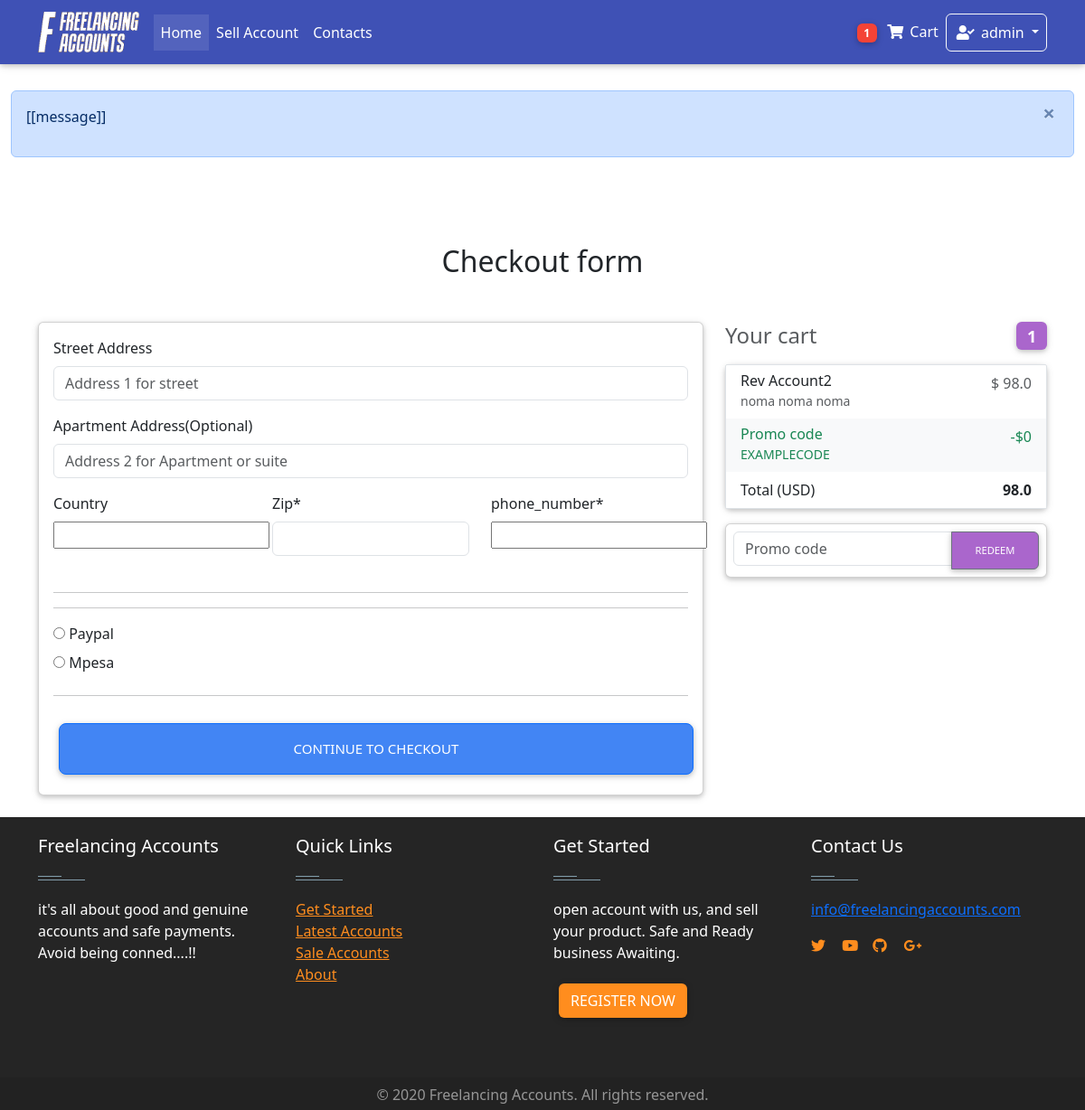
/checkout/ (signed in), run on an earlier commit of the app's database.
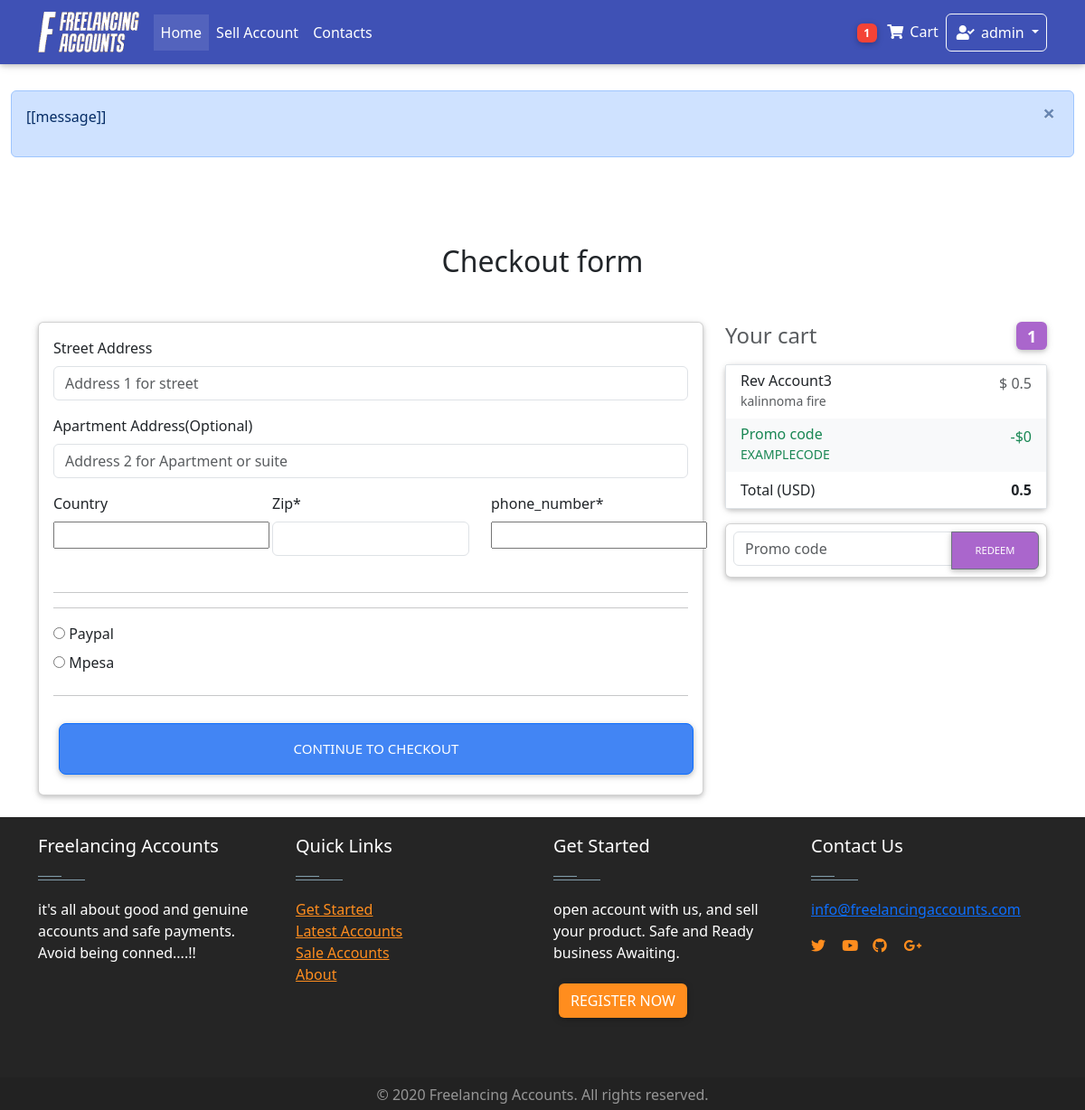
And on a later commit of the database.
### Home/models.py (models this page shows, shortened)
class OrderItem(models.Model):
    user = models.ForeignKey(settings.AUTH_USER_MODEL,on_delete = models.CASCADE)
    item = models.ForeignKey(Item, on_delete = models.CASCADE)
    quantity = models.IntegerField(default= 1)
    ordered = models.BooleanField(default = False)
    def get_total_item_price(self):
        price = int(self.quantity) * float(self.item.price)
        print(self.item.price, self.quantity, price, "this nown")
        return price
    def get_total_discount_item_price(self):
        discounted_price = self.item.price - self.item.discountprice
        return self.quantity * discounted_price
    def get_final_price(self):
        if self.item.discountprice > 0:
            results= self.get_total_discount_item_price()
            return results
            print(results, "get final price for discount")
        else:
            results = self.get_total_item_price()
            print(results, "get final price no discount")
            return results

class Item(models.Model):
    created_by = models.ForeignKey(settings.AUTH_USER_MODEL,on_delete = models.CASCADE,blank = True, null = True, editable = False)
    created_at = models.DateTimeField(auto_now_add= True, blank = True, null = True )
    title = models.CharField(max_length = 100)
    price = models.FloatField(default = 0.0)
    discountprice = models.FloatField(blank= True, null = True)
    category = models.CharField(choices = Category_choices, max_length=2)
    label = models.CharField(choices = Label_choices, max_length=1)
    Level = models.CharField(choices = Level_choices, max_length = 15 ,blank= True, null = True)
    finished_orders = models.IntegerField(default = 1)
    rating = models.IntegerField(default = 50 )
    Reviews =models.IntegerField( default = 1)
    profile = models.CharField( max_length = 20)
    description = models.TextField()
    diplay_pic = models.ImageField(upload_to = "display_pics/%Y%m%d/", max_length =255 )
    contact = models.CharField(max_length=15 ,null = True,blank= True)
    sold = models.BooleanField(default=False)

class Order(models.Model):
    user = models.ForeignKey(settings.AUTH_USER_MODEL,on_delete = models.CASCADE)
    items = models.ManyToManyField(OrderItem)
    start_date = models.DateField(auto_now_add = True)
    ordered_date = models.DateTimeField()
    ordered = models.BooleanField(default = False)
    seller = models.ForeignKey(settings.AUTH_USER_MODEL,on_delete = models.CASCADE, related_name="user", blank=True, null = True)
    amount = models.IntegerField(default=0.0)
    released = models.BooleanField(default=False)
    refund = models.BooleanField(default=False)
    billing_address = models.ForeignKey(
        "BillingAddress", on_delete = models.SET_NULL, blank = True, null = True)
    def get_total(self):
        total = 0
        for order_item in self.items.all():
            total += order_item.get_final_price()
            print(total)
        return total

### Home/views.py (the view, shortened to what this page needs)
# urls.py: path('checkout/', views.Checkout.as_view(), name = 'checkout'),
class Checkout(LoginRequiredMixin,generic.View):
    def get(self, *args, **kwargs):
        form = CheckoutForm()
        order = Order.objects.get(user = self.request.user,  ordered = False)
        context = {
            "form": form,
            'order': order
        }
        return render(self.request, "checkout-page.html", context )

### Home/forms.py
class CheckoutForm(forms.Form):
    street_address = forms.CharField( widget = forms.TextInput(attrs = {
    'placeholder':"Address 1 for street ","class": "form-control"
    }) )
    apartment_address = forms.CharField(required = False, widget = forms.TextInput(attrs = {
    'placeholder':"Address 2 for Apartment or suite","class": "form-control"
    }))
    country = CountryField(blank_label='(select country)').formfield(widget = CountrySelectWidget(attrs = {
    'class': "custom-select d-block w-100"
    }))
    phone_number = PhoneNumberField(widget=forms.TextInput(attrs={'placeholder':('Enter phone number starting with countrycode i,e +2547xxxx '),"class": "form-control" }),
            label=("Phone number"), required=True)
    zip_code = forms.CharField(widget = forms.TextInput(attrs = {
        "class": "form-control"
    }))
    same_billing_address = forms.BooleanField(required = False)
    save_info =  forms.BooleanField(required = False)
    payment_option =  forms.ChoiceField( widget = forms.RadioSelect, choices=PAYMENT_CHOICES )

### Home/templates/checkout-page.html (shortened to what this page needs)
<!DOCTYPE html>
<html lang="en">
{% extends "base.html"%}
{%  load crispy_forms_tags %}
{% block content %}
  <main >
    <div class="container wow fadeIn ">
      <h2 class="my-5 pt-5 h2 text-center animated flipInY ">Checkout form</h2>
      <div class="row">
        <div class="col-md-8 mb-4">
          <div class="card">
            <form method= "POST" class="card-body ">
              <div class="  form-group">
                <label for="{{form.street_address.id_for_label}}" class=""> Street Address </label>
                {{ form.street_address }}
              </div>
              <div class="form-group">
                <label for="{{form.apartment_address.id_for_label}}" class=""> Apartment Address(Optional) </label>
                {{ form.apartment_address }}
              </div>
              <div class="row">
                <div class="col-lg-4 col-md-12 mb-4">
                  <label for="{{form.country.id_for_label}}">Country</label>
                  {{ form.country }}
                </div>
                <div class="col-lg-4 col-md-6 mb-4">
                <label for="{{form.zip_code.id_for_label}}" class=""> Zip* </label>
                    {{ form.zip_code }}
                </div>
                <div class="col-lg-4 col-md-6 mb-4">
                  <label for="{{form.zip_code.id_for_label}}" class=""> phone_number* </label>
                      {{ form.phone_number}}
                  </div>
              </div>
              <hr>
              <hr>
               <div class="">
                {{ form.payment_option }}
              </div>
              <hr class="mb-4">
              <button class="btn btn-primary btn-lg btn-block" type="submit"> Continue to checkout </button>
            </form>
          </div>
        </div>
        <div class="col-md-4 mb-4">
            <h4 class="d-flex justify-content-between align-items-center mb-3">
              <span class="text-muted">Your cart</span>
              <span class="badge badge-secondary badge-pill"> {{ order.items.count }} </span>
            </h4>
            <ul class="list-group mb-3 z-depth-1">
              {% for order_item in order.items.all %}
              <li class="list-group-item d-flex justify-content-between lh-condensed">
                <div>
                  <h6 class="my-0">{{ order_item.item.title }}</h6>
                  <small class="text-muted">{{ order_item.item.description }} </small>
                </div>
                <span class="text-muted">$ {{ order_item.get_final_price }} </span>
              </li>
              {% endfor %}
              <li class="list-group-item d-flex justify-content-between bg-light">
                <div class="text-success">
                  <h6 class="my-0">Promo code</h6>
                  <small>EXAMPLECODE</small>
                </div>
                <span class="text-success">-$0</span>
              </li>
              <li class="list-group-item d-flex justify-content-between">
                <span>Total (USD)</span>
                <strong>{{ order.get_total }}</strong>
              </li>
            </ul>
            <form class="card p-2">
              <div class="input-group">
                <input type="text" class="form-control" placeholder="Promo code" aria-label="Recipient's username" aria-describedby="basic-addon2">
                <div class="input-group-append">
                  <button class="btn btn-secondary btn-md waves-effect m-0" type="button">Redeem</button>
                </div>
              </div>
            </form>
          </div>
      </div>
    </div>
  </main>
{% endblock %}

What changed in the data, as far as the page shows it:
no longer on this page (row unchanged): OrderItem: item "Rev Account2", item.description "noma noma noma", get_final_price "98.0"
changed through a linked row, Order: get_total "98.0" → "0.5"
now on this page (row unchanged): OrderItem: item "Rev Account3", item.description "kalinnoma fire", get_final_price "0.5"
